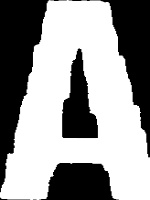
#> input picture Poker_Hand_Detector/Card_Imgs/Ace.jpg, 150 x 200 px
$ python -i image_utils.py   (imports and definitions only)
#> lines starting #> are read from the running program, lines starting #| are printed output that depends on the picture; after the words box and inside, x2 and y2 are one past the last pixel; in counts of white or black regions, pixels touching at a corner belong together
#> further down, picture is the input picture: shape (200, 150, 3); min 0, max 255, mean 151.7
import cv2
import numpy as np
from mss import mss
import logging
import os

# [1 line not run here, left out]

# [25 lines left out: function resize_image, not called in this run]

def preprocess_image(image):
    """
    Preprocess the image for card detection.

    :param image: Image to preprocess.
    :return: Preprocessed image.
    """
    try:
        gray = cv2.cvtColor(image, cv2.COLOR_BGR2GRAY)
        blur = cv2.GaussianBlur(gray, (5, 5), 0)
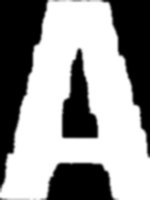
#> blur: shape (200, 150); min 0, max 255, mean 151.9
        _, thresh = cv2.threshold(blur, 120, 255, cv2.THRESH_BINARY)
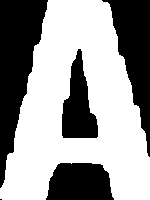
#> thresh: shape (200, 150); 59.8% white; 5 black regions (1 under 20 px), largest, box (x1, y1, x2, y2) and area: (0, 0, 48, 188) 4696, (102, 0, 150, 157) 3339, (46, 163, 114, 200) 2132, (62, 49, 98, 138) 1877
        logging.info("Image preprocessed successfully.")
        return thresh
    except Exception as e:
        logging.error("Error preprocessing image: ", exc_info=True)
        return None

# [68 lines left out: functions crop_image, screen_capture, load_image, capture_screen, not called in this run]

>>> import cv2
>>> picture = cv2.imread('../../Card_Imgs/Ace.jpg')
>>> result = preprocess_image(picture)

$ run again, on Poker_Hand_Detector/Card_Imgs/Eight.jpg
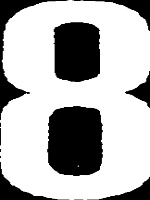
#> input picture Poker_Hand_Detector/Card_Imgs/Eight.jpg, 150 x 200 px
#> picture is the input picture: shape (200, 150, 3); min 0, max 255, mean 178.9
#> in preprocess_image, `blur = cv2.GaussianBlur(gray, (5, 5), 0)`:
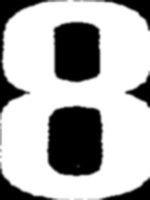
#> blur: shape (200, 150); min 0, max 255, mean 179.2
#> in preprocess_image, `_, thresh = cv2.threshold(blur, 120, 255, cv2.THRESH_BINARY)`:
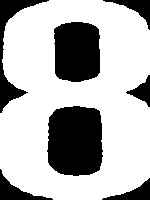
#> thresh: shape (200, 150); 70.7% white; 7 black regions, largest, box (x1, y1, x2, y2) and area: (47, 106, 103, 176) 3436, (54, 22, 100, 82) 2488, (0, 0, 49, 113) 1161

$ run again, on Poker_Hand_Detector/Card_Imgs/Five.jpg
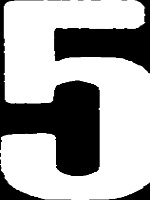
#> input picture Poker_Hand_Detector/Card_Imgs/Five.jpg, 150 x 200 px
#> picture is the input picture: shape (200, 150, 3); min 0, max 255, mean 168.3
#> in preprocess_image, `blur = cv2.GaussianBlur(gray, (5, 5), 0)`:
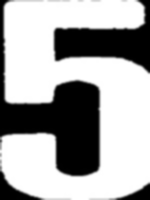
#> blur: shape (200, 150); min 0, max 255, mean 168.6
#> in preprocess_image, `_, thresh = cv2.threshold(blur, 120, 255, cv2.THRESH_BINARY)`:
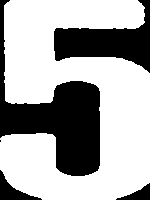
#> thresh: shape (200, 150); 66.3% white; 5 black regions (1 under 20 px), largest, box (x1, y1, x2, y2) and area: (0, 0, 100, 176) 6226, (54, 0, 150, 73) 3167, (0, 170, 42, 200) 448, (116, 183, 150, 200) 263
